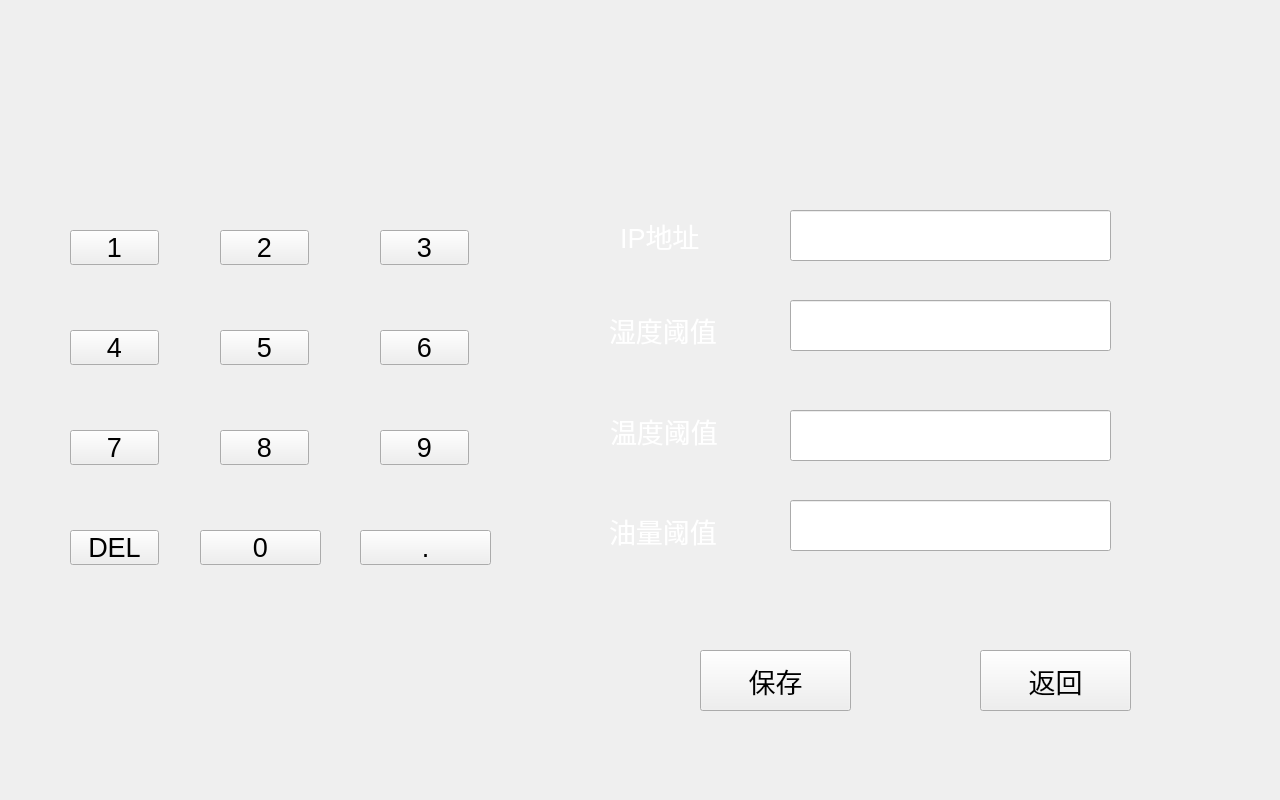
<?xml version="1.0" encoding="UTF-8"?>
<ui version="4.0">
 <class>setthreshold</class>
 <widget class="QWidget" name="setthreshold">
  <property name="geometry">
   <rect>
    <x>0</x>
    <y>0</y>
    <width>1280</width>
    <height>800</height>
   </rect>
  </property>
  <property name="windowTitle">
   <string>Form</string>
  </property>
  <property name="styleSheet">
   <string notr="true"/>
  </property>
  <widget class="QLabel" name="label_4">
   <property name="geometry">
    <rect>
     <x>609</x>
     <y>310</y>
     <width>181</width>
     <height>40</height>
    </rect>
   </property>
   <property name="font">
    <font>
     <pointsize>20</pointsize>
    </font>
   </property>
   <property name="styleSheet">
    <string notr="true">color: rgb(255, 255, 255);</string>
   </property>
   <property name="text">
    <string>湿度阈值</string>
   </property>
  </widget>
  <widget class="QPushButton" name="pushButton_2">
   <property name="geometry">
    <rect>
     <x>700</x>
     <y>650</y>
     <width>151</width>
     <height>61</height>
    </rect>
   </property>
   <property name="font">
    <font>
     <pointsize>20</pointsize>
    </font>
   </property>
   <property name="text">
    <string>保存</string>
   </property>
  </widget>
  <widget class="QLineEdit" name="lineEdit_Thr">
   <property name="geometry">
    <rect>
     <x>790</x>
     <y>300</y>
     <width>321</width>
     <height>51</height>
    </rect>
   </property>
   <property name="font">
    <font>
     <pointsize>20</pointsize>
    </font>
   </property>
  </widget>
  <widget class="QLabel" name="label_5">
   <property name="geometry">
    <rect>
     <x>609</x>
     <y>480</y>
     <width>151</width>
     <height>101</height>
    </rect>
   </property>
   <property name="font">
    <font>
     <pointsize>20</pointsize>
    </font>
   </property>
   <property name="styleSheet">
    <string notr="true">color: rgb(255, 255, 255);</string>
   </property>
   <property name="text">
    <string>油量阈值</string>
   </property>
  </widget>
  <widget class="QLineEdit" name="lineEdit_Tem">
   <property name="geometry">
    <rect>
     <x>790</x>
     <y>410</y>
     <width>321</width>
     <height>51</height>
    </rect>
   </property>
   <property name="font">
    <font>
     <pointsize>20</pointsize>
    </font>
   </property>
  </widget>
  <widget class="QPushButton" name="pushButton">
   <property name="geometry">
    <rect>
     <x>980</x>
     <y>650</y>
     <width>151</width>
     <height>61</height>
    </rect>
   </property>
   <property name="font">
    <font>
     <pointsize>20</pointsize>
    </font>
   </property>
   <property name="text">
    <string>返回</string>
   </property>
  </widget>
  <widget class="QLabel" name="label">
   <property name="geometry">
    <rect>
     <x>620</x>
     <y>200</y>
     <width>171</width>
     <height>71</height>
    </rect>
   </property>
   <property name="font">
    <font>
     <pointsize>20</pointsize>
    </font>
   </property>
   <property name="styleSheet">
    <string notr="true">color: rgb(255, 255, 255);</string>
   </property>
   <property name="text">
    <string>IP地址</string>
   </property>
  </widget>
  <widget class="QLineEdit" name="lineEdit_IP">
   <property name="geometry">
    <rect>
     <x>790</x>
     <y>210</y>
     <width>321</width>
     <height>51</height>
    </rect>
   </property>
   <property name="font">
    <font>
     <pointsize>20</pointsize>
    </font>
   </property>
  </widget>
  <widget class="QLineEdit" name="lineEdit_oil">
   <property name="geometry">
    <rect>
     <x>790</x>
     <y>500</y>
     <width>321</width>
     <height>51</height>
    </rect>
   </property>
   <property name="font">
    <font>
     <pointsize>20</pointsize>
    </font>
   </property>
  </widget>
  <widget class="QLabel" name="label_6">
   <property name="geometry">
    <rect>
     <x>-20</x>
     <y>0</y>
     <width>1311</width>
     <height>811</height>
    </rect>
   </property>
   <property name="styleSheet">
    <string notr="true">border-image: url(:/new/prefix1/backgrd.png);</string>
   </property>
   <property name="text">
    <string/>
   </property>
   <property name="textFormat">
    <enum>Qt::RichText</enum>
   </property>
  </widget>
  <widget class="QLabel" name="label_3">
   <property name="geometry">
    <rect>
     <x>610</x>
     <y>390</y>
     <width>151</width>
     <height>81</height>
    </rect>
   </property>
   <property name="font">
    <font>
     <family>Arial</family>
     <pointsize>20</pointsize>
    </font>
   </property>
   <property name="styleSheet">
    <string notr="true">color: rgb(255, 255, 255);</string>
   </property>
   <property name="text">
    <string>温度阈值</string>
   </property>
   <property name="textFormat">
    <enum>Qt::AutoText</enum>
   </property>
  </widget>
  <widget class="QLabel" name="label_2">
   <property name="geometry">
    <rect>
     <x>40</x>
     <y>190</y>
     <width>451</width>
     <height>421</height>
    </rect>
   </property>
   <property name="styleSheet">
    <string notr="true">border-image: url(:/new/prefix1/key3.png);</string>
   </property>
   <property name="text">
    <string/>
   </property>
  </widget>
  <widget class="QPushButton" name="pushButton_num1">
   <property name="geometry">
    <rect>
     <x>70</x>
     <y>230</y>
     <width>89</width>
     <height>35</height>
    </rect>
   </property>
   <property name="font">
    <font>
     <pointsize>20</pointsize>
    </font>
   </property>
   <property name="styleSheet">
    <string notr="true">border-image: url(:/new/prefix1/no.png);</string>
   </property>
   <property name="text">
    <string>1</string>
   </property>
  </widget>
  <widget class="QPushButton" name="pushButton_num2">
   <property name="geometry">
    <rect>
     <x>220</x>
     <y>230</y>
     <width>89</width>
     <height>35</height>
    </rect>
   </property>
   <property name="font">
    <font>
     <pointsize>20</pointsize>
    </font>
   </property>
   <property name="styleSheet">
    <string notr="true">border-image: url(:/new/prefix1/no.png);</string>
   </property>
   <property name="text">
    <string>2</string>
   </property>
  </widget>
  <widget class="QPushButton" name="pushButton_num3">
   <property name="geometry">
    <rect>
     <x>380</x>
     <y>230</y>
     <width>89</width>
     <height>35</height>
    </rect>
   </property>
   <property name="font">
    <font>
     <pointsize>20</pointsize>
    </font>
   </property>
   <property name="styleSheet">
    <string notr="true">border-image: url(:/new/prefix1/no.png);</string>
   </property>
   <property name="text">
    <string>3</string>
   </property>
  </widget>
  <widget class="QPushButton" name="pushButton_num4">
   <property name="geometry">
    <rect>
     <x>70</x>
     <y>330</y>
     <width>89</width>
     <height>35</height>
    </rect>
   </property>
   <property name="font">
    <font>
     <pointsize>20</pointsize>
    </font>
   </property>
   <property name="styleSheet">
    <string notr="true">border-image: url(:/new/prefix1/no.png);</string>
   </property>
   <property name="text">
    <string>4</string>
   </property>
  </widget>
  <widget class="QPushButton" name="pushButton_num5">
   <property name="geometry">
    <rect>
     <x>220</x>
     <y>330</y>
     <width>89</width>
     <height>35</height>
    </rect>
   </property>
   <property name="font">
    <font>
     <pointsize>20</pointsize>
    </font>
   </property>
   <property name="styleSheet">
    <string notr="true">border-image: url(:/new/prefix1/no.png);</string>
   </property>
   <property name="text">
    <string>5</string>
   </property>
  </widget>
  <widget class="QPushButton" name="pushButton_num6">
   <property name="geometry">
    <rect>
     <x>380</x>
     <y>330</y>
     <width>89</width>
     <height>35</height>
    </rect>
   </property>
   <property name="font">
    <font>
     <pointsize>20</pointsize>
    </font>
   </property>
   <property name="styleSheet">
    <string notr="true">border-image: url(:/new/prefix1/no.png);</string>
   </property>
   <property name="text">
    <string>6</string>
   </property>
  </widget>
  <widget class="QPushButton" name="pushButton_num7">
   <property name="geometry">
    <rect>
     <x>70</x>
     <y>430</y>
     <width>89</width>
     <height>35</height>
    </rect>
   </property>
   <property name="font">
    <font>
     <pointsize>20</pointsize>
    </font>
   </property>
   <property name="styleSheet">
    <string notr="true">border-image: url(:/new/prefix1/no.png);</string>
   </property>
   <property name="text">
    <string>7</string>
   </property>
  </widget>
  <widget class="QPushButton" name="pushButton_num8">
   <property name="geometry">
    <rect>
     <x>220</x>
     <y>430</y>
     <width>89</width>
     <height>35</height>
    </rect>
   </property>
   <property name="font">
    <font>
     <pointsize>20</pointsize>
    </font>
   </property>
   <property name="styleSheet">
    <string notr="true">border-image: url(:/new/prefix1/no.png);</string>
   </property>
   <property name="text">
    <string>8</string>
   </property>
  </widget>
  <widget class="QPushButton" name="pushButton_num9">
   <property name="geometry">
    <rect>
     <x>380</x>
     <y>430</y>
     <width>89</width>
     <height>35</height>
    </rect>
   </property>
   <property name="font">
    <font>
     <pointsize>20</pointsize>
    </font>
   </property>
   <property name="styleSheet">
    <string notr="true">border-image: url(:/new/prefix1/no.png);</string>
   </property>
   <property name="text">
    <string>9</string>
   </property>
  </widget>
  <widget class="QPushButton" name="pushButton_clear">
   <property name="geometry">
    <rect>
     <x>70</x>
     <y>530</y>
     <width>89</width>
     <height>35</height>
    </rect>
   </property>
   <property name="font">
    <font>
     <pointsize>20</pointsize>
    </font>
   </property>
   <property name="styleSheet">
    <string notr="true">border-image: url(:/new/prefix1/no.png);</string>
   </property>
   <property name="text">
    <string>DEL</string>
   </property>
  </widget>
  <widget class="QPushButton" name="pushButton_num0">
   <property name="geometry">
    <rect>
     <x>200</x>
     <y>530</y>
     <width>121</width>
     <height>35</height>
    </rect>
   </property>
   <property name="font">
    <font>
     <pointsize>20</pointsize>
    </font>
   </property>
   <property name="styleSheet">
    <string notr="true">border-image: url(:/new/prefix1/no.png);</string>
   </property>
   <property name="text">
    <string>0</string>
   </property>
  </widget>
  <widget class="QPushButton" name="pushButton_x">
   <property name="geometry">
    <rect>
     <x>360</x>
     <y>530</y>
     <width>131</width>
     <height>35</height>
    </rect>
   </property>
   <property name="font">
    <font>
     <pointsize>20</pointsize>
    </font>
   </property>
   <property name="styleSheet">
    <string notr="true">border-image: url(:/new/prefix1/no.png);</string>
   </property>
   <property name="text">
    <string>.</string>
   </property>
  </widget>
  <zorder>label_6</zorder>
  <zorder>label_4</zorder>
  <zorder>pushButton_2</zorder>
  <zorder>lineEdit_Thr</zorder>
  <zorder>label_5</zorder>
  <zorder>lineEdit_Tem</zorder>
  <zorder>pushButton</zorder>
  <zorder>lineEdit_IP</zorder>
  <zorder>lineEdit_oil</zorder>
  <zorder>label_3</zorder>
  <zorder>label</zorder>
  <zorder>label_2</zorder>
  <zorder>pushButton_num1</zorder>
  <zorder>pushButton_num2</zorder>
  <zorder>pushButton_num3</zorder>
  <zorder>pushButton_num4</zorder>
  <zorder>pushButton_num5</zorder>
  <zorder>pushButton_num6</zorder>
  <zorder>pushButton_num7</zorder>
  <zorder>pushButton_num8</zorder>
  <zorder>pushButton_num9</zorder>
  <zorder>pushButton_clear</zorder>
  <zorder>pushButton_num0</zorder>
  <zorder>pushButton_x</zorder>
 </widget>
 <resources/>
 <connections/>
</ui>
